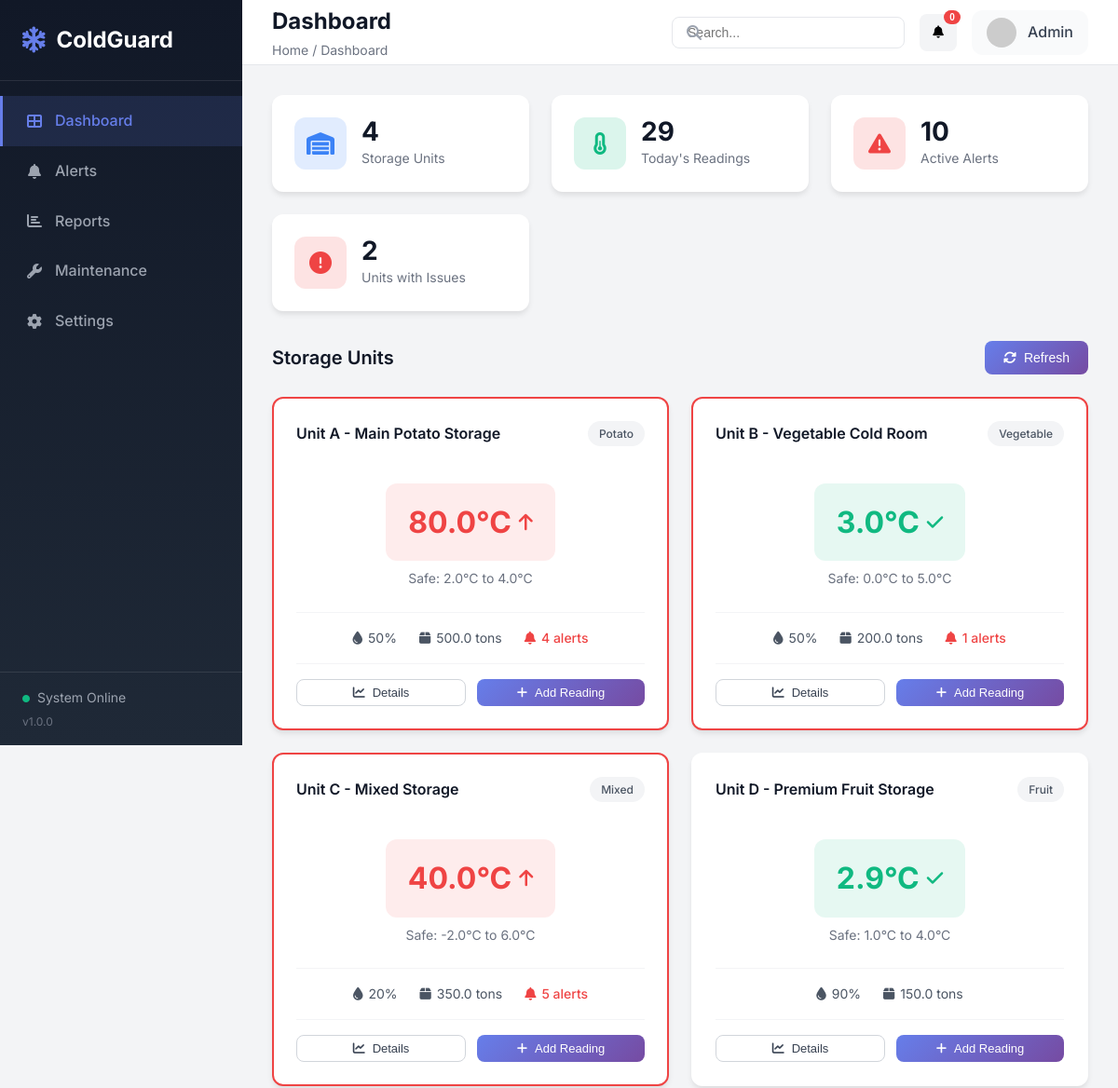
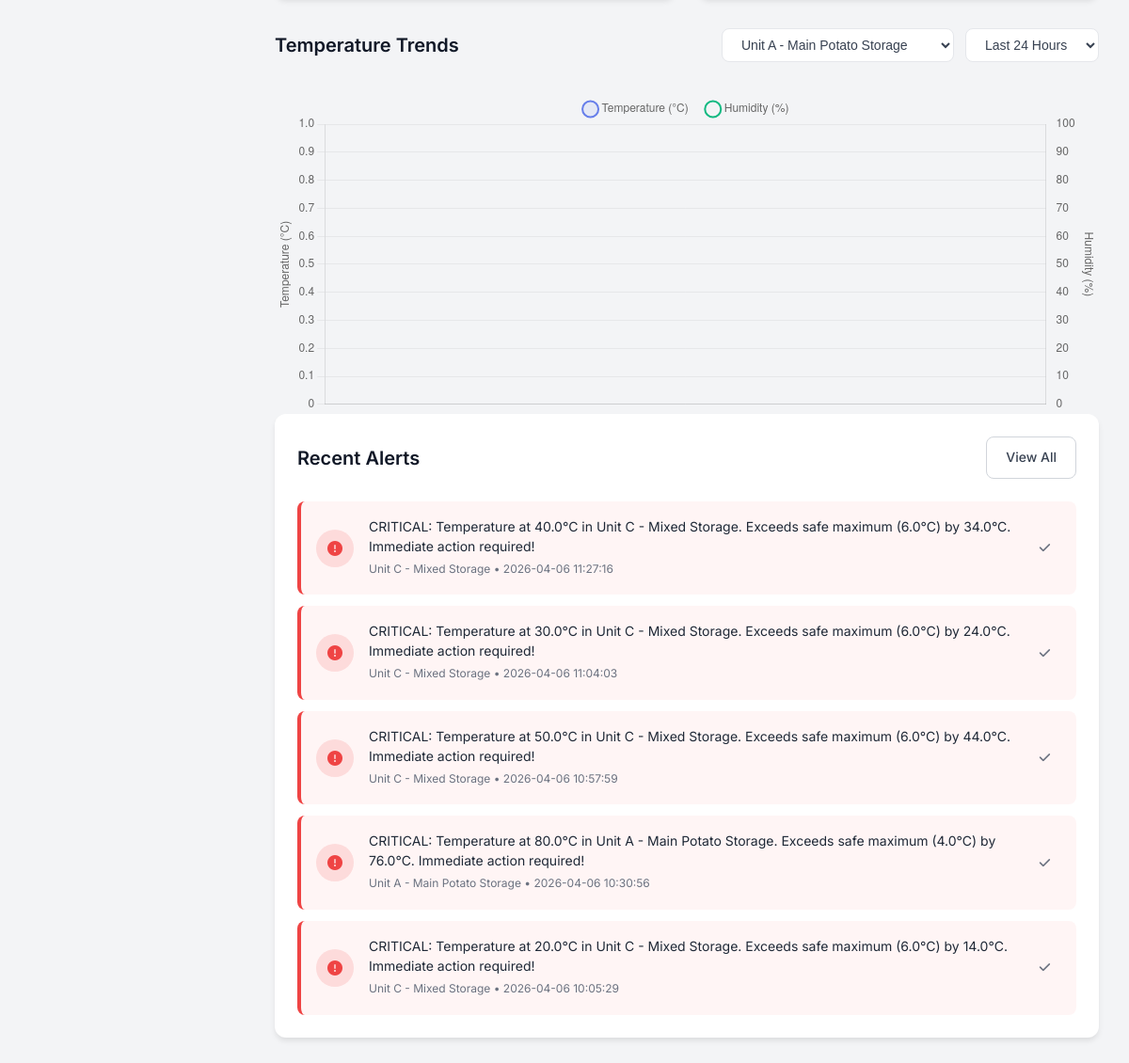
/dashboard, run on the app's committed database (2 pictures, top to bottom).
### tables this page shows
CREATE TABLE storage_units (
    id INTEGER PRIMARY KEY AUTOINCREMENT,
    name VARCHAR(100) NOT NULL,
    location VARCHAR(200),
    capacity_tons REAL,
    storage_type VARCHAR(50) DEFAULT 'Mixed',
    min_temp REAL DEFAULT -5.0,
    max_temp REAL DEFAULT 8.0,
    is_active BOOLEAN DEFAULT 1,
    created_at DATETIME DEFAULT CURRENT_TIMESTAMP,
    updated_at DATETIME DEFAULT CURRENT_TIMESTAMP
);

CREATE TABLE alerts (
    id INTEGER PRIMARY KEY AUTOINCREMENT,
    storage_unit_id INTEGER NOT NULL,
    alert_type VARCHAR(50) NOT NULL,
    severity VARCHAR(20) NOT NULL,
    message TEXT NOT NULL,
    temperature_reading REAL,
    is_acknowledged BOOLEAN DEFAULT 0,
    acknowledged_by VARCHAR(100),
    acknowledged_at DATETIME,
    created_at DATETIME DEFAULT CURRENT_TIMESTAMP,
    FOREIGN KEY (storage_unit_id) REFERENCES storage_units(id)
);

### app.py (the view)
@app.route('/dashboard')
def dashboard():
    units = get_all_storage_units()
    summary = get_dashboard_summary()
    active_alerts = get_active_alerts()[:5]  # Latest 5 alerts
    return render_template('dashboard.html',
                         units=units,
                         summary=summary,
                         alerts=active_alerts)

### models/database.py (called while the page is built)
@contextmanager
def get_db_connection():
    conn = sqlite3.connect(DATABASE_PATH)
    conn.row_factory = sqlite3.Row
    try:
        yield conn
    finally:
        conn.close()

def get_all_storage_units():
    with get_db_connection() as conn:
        cursor = conn.execute('''
            SELECT su.*,
                   (SELECT temperature FROM temperature_readings
                    WHERE storage_unit_id = su.id
                    ORDER BY recorded_at DESC LIMIT 1) as current_temp,
                   (SELECT humidity FROM temperature_readings
                    WHERE storage_unit_id = su.id
                    ORDER BY recorded_at DESC LIMIT 1) as current_humidity,
                   (SELECT COUNT(*) FROM alerts
                    WHERE storage_unit_id = su.id
                    AND is_acknowledged = 0) as active_alerts
            FROM storage_units su
            WHERE su.is_active = 1
            ORDER BY su.name
        ''')
        return [dict(row) for row in cursor.fetchall()]

def get_active_alerts():
    with get_db_connection() as conn:
        cursor = conn.execute('''
            SELECT a.*, su.name as unit_name
            FROM alerts a
            JOIN storage_units su ON a.storage_unit_id = su.id
            WHERE a.is_acknowledged = 0
            ORDER BY a.created_at DESC
        ''')
        return [dict(row) for row in cursor.fetchall()]

### templates/dashboard.html (shortened to what this page needs)
{% extends 'base.html' %}
{% block page_title %}Dashboard{% endblock %}
{% block breadcrumb %}Home / Dashboard{% endblock %}
{% block content %}
<div class="summary-cards">
    <div class="summary-card">
        <div class="card-icon blue">
            <i class="fas fa-warehouse"></i>
        </div>
        <div class="card-info">
            <h3>{{ summary.total_units }}</h3>
            <p>Storage Units</p>
        </div>
    </div>
    <div class="summary-card">
        <div class="card-icon green">
            <i class="fas fa-thermometer-half"></i>
        </div>
        <div class="card-info">
            <h3>{{ summary.today_readings }}</h3>
            <p>Today's Readings</p>
        </div>
    </div>
    <div class="summary-card {% if summary.active_alerts > 0 %}alert{% endif %}">
        <div class="card-icon {% if summary.active_alerts > 0 %}red{% else %}orange{% endif %}">
            <i class="fas fa-exclamation-triangle"></i>
        </div>
        <div class="card-info">
            <h3>{{ summary.active_alerts }}</h3>
            <p>Active Alerts</p>
        </div>
    </div>
    <div class="summary-card">
        <div class="card-icon {% if summary.units_with_issues > 0 %}red{% else %}purple{% endif %}">
            <i class="fas fa-exclamation-circle"></i>
        </div>
        <div class="card-info">
            <h3>{{ summary.units_with_issues }}</h3>
            <p>Units with Issues</p>
        </div>
    </div>
</div>
<div class="section-header">
    <h2>Storage Units</h2>
    <button class="btn btn-primary" onclick="refreshData()">
        <i class="fas fa-sync-alt"></i> Refresh
    </button>
</div>
<div class="units-grid">
    {% for unit in units %}
    <div class="unit-card {% if unit.active_alerts > 0 %}has-alert{% endif %}"
         data-unit-id="{{ unit.id }}">
        <div class="unit-header">
            <h3>{{ unit.name }}</h3>
            <span class="storage-type">{{ unit.storage_type }}</span>
        </div>
        <div class="unit-temp">
            <div class="temp-display {% if unit.current_temp is none %}no-data{% elif unit.current_temp > unit.max_temp or unit.current_temp < unit.min_temp %}danger{% else %}normal{% endif %}">
                <span class="temp-value">
                    {% if unit.current_temp is not none %}
                        {{ "%.1f"|format(unit.current_temp) }}°C
                    {% else %}
                        --
                    {% endif %}
                </span>
                <span class="temp-icon">
                    {% if unit.current_temp is not none and unit.current_temp > unit.max_temp %}
                        <i class="fas fa-arrow-up"></i>
                    {% elif unit.current_temp is not none and unit.current_temp < unit.min_temp %}
                        <i class="fas fa-arrow-down"></i>
                    {% else %}
                        <i class="fas fa-check"></i>
                    {% endif %}
                </span>
            </div>
            <div class="temp-range">
                Safe: {{ unit.min_temp }}°C to {{ unit.max_temp }}°C
            </div>
        </div>
                <div class="unit-stats">
                <div class="stat">
                    <i class="fas fa-tint"></i>
                    <span>{% if unit.current_humidity %}{{ "%.0f"|format(unit.current_humidity) }}%{% else %}--{% endif %}</span>
                </div>
                <div class="stat">
                    <i class="fas fa-box"></i>
                    <span>{{ unit.capacity_tons }} tons</span>
                </div>
                {% if unit.active_alerts > 0 %}
                <div class="stat alert">
                    <i class="fas fa-bell"></i>
                    <span>{{ unit.active_alerts }} alerts</span>
                </div>
                {% endif %}
            </div>
            <div class="unit-actions">
                <button class="btn btn-sm btn-outline" onclick="showUnitDetails({{ unit.id }})">
                    <i class="fas fa-chart-line"></i> Details
                </button>
                <button class="btn btn-sm btn-primary" onclick="openAddReading({{ unit.id }})">
                    <i class="fas fa-plus"></i> Add Reading
                </button>
            </div>
    </div>
    {% endfor %}
</div>
<div class="chart-section">
    <div class="section-header">
        <h2>Temperature Trends</h2>
        <div class="chart-controls">
            <select id="chartUnitSelect" onchange="updateChart()">
                {% for unit in units %}
                <option value="{{ unit.id }}">{{ unit.name }}</option>
                {% endfor %}
            </select>
            <select id="chartTimeRange" onchange="updateChart()">
                <option value="24" selected>Last 24 Hours</option>
            </select>
        </div>
    </div>
    <div class="chart-container">
        <canvas id="temperatureChart"></canvas>
    </div>
</div>
<div class="alerts-section">
    <div class="section-header">
        <h2>Recent Alerts</h2>
        <a href="{{ url_for('alerts_page') }}" class="btn btn-outline">View All</a>
    </div>
    <div class="alerts-list">
        {% if alerts %}
            {% for alert in alerts %}
            <div class="alert-item {{ alert.severity }}">
                <div class="alert-icon">
                    {% if alert.severity == 'critical' %}
                        <i class="fas fa-exclamation-circle"></i>
                    {% elif alert.severity == 'warning' %}
                        <i class="fas fa-exclamation-triangle"></i>
                    {% else %}
                        <i class="fas fa-info-circle"></i>
                    {% endif %}
                </div>
                <div class="alert-content">
                    <p class="alert-message">{{ alert.message }}</p>
                    <span class="alert-meta">
                        {{ alert.unit_name }} • {{ alert.created_at }}
                    </span>
                </div>
                <button class="btn btn-sm btn-ghost" onclick="acknowledgeAlert({{ alert.id }})">
                    <i class="fas fa-check"></i>
                </button>
            </div>
            {% endfor %}
        {% else %}
            <div class="no-alerts">
                <i class="fas fa-check-circle"></i>
                <p>No active alerts. All systems normal.</p>
            </div>
        {% endif %}
    </div>
</div>
{% endblock %}
{% block scripts %}
<script>
// Initialize dashboard
document.addEventListener('DOMContentLoaded', function() {
    initTemperatureChart();
    updateAlertBadge();
    // Auto-refresh every 60 seconds
    setInterval(refreshData, 60000);
});
</script>
{% endblock %}

### templates/base.html (shortened to what this page needs)
<!DOCTYPE html>
<html lang="en">
<head>
    <link rel="stylesheet" href="{{ url_for('static', filename='style.css') }}">
    <link rel="stylesheet" href="https://cdnjs.cloudflare.com/ajax/libs/font-awesome/6.4.0/css/all.min.css">
</head>
<body>
    <div class="app-container">
        <aside class="sidebar">
            <div class="sidebar-header">
                <div class="logo">
                    <i class="fas fa-snowflake"></i>
                    <span>ColdGuard</span>
                </div>
            </div>
            <nav class="sidebar-nav">
                <a href="{{ url_for('dashboard') }}" class="nav-item {% if request.endpoint == 'dashboard' %}active{% endif %}">
                    <i class="fas fa-th-large"></i>
                    <span>Dashboard</span>
                </a>
                <a href="{{ url_for('alerts_page') }}" class="nav-item {% if request.endpoint == 'alerts_page' %}active{% endif %}">
                    <i class="fas fa-bell"></i>
                    <span>Alerts</span>
                </a>
                <a href="{{ url_for('reports_page') }}" class="nav-item {% if request.endpoint == 'reports_page' %}active{% endif %}">
                    <i class="fas fa-chart-bar"></i>
                    <span>Reports</span>
                </a>
                <a href="{{ url_for('maintenance_page') }}" class="nav-item {% if request.endpoint == 'maintenance_page' %}active{% endif %}">
                    <i class="fas fa-wrench"></i>
                    <span>Maintenance</span>
                </a>
                <a href="{{ url_for('settings_page') }}" class="nav-item {% if request.endpoint == 'settings_page' %}active{% endif %}">
                    <i class="fas fa-cog"></i>
                    <span>Settings</span>
                </a>
            </nav>
            <div class="sidebar-footer">
                <div class="system-status">
                    <i class="fas fa-circle status-online"></i>
                    <span>System Online</span>
                </div>
                <div class="version">v1.0.0</div>
            </div>
        </aside>
        <main class="main-content">
            <header class="top-bar">
                <div class="page-title">
                    <h1>{% block page_title %}Dashboard{% endblock %}</h1>
                    <p class="breadcrumb">{% block breadcrumb %}Home{% endblock %}</p>
                </div>
                <div class="top-bar-actions">
                    <div class="search-box">
                        <i class="fas fa-search"></i>
                        <input type="text" placeholder="Search...">
                    </div>
                    <button class="notification-btn" id="notificationBtn">
                        <i class="fas fa-bell"></i>
                        <span class="notification-badge" id="alertBadge">0</span>
                    </button>
                    <div class="user-menu">
                        <img src="https://ui-avatars.com/api/?name=Admin&background=667eea&color=fff" alt="User">
                        <span>Admin</span>
                    </div>
                </div>
            </header>
            <div class="page-content">
                {% block content %}{% endblock %}
            </div>
        </main>
    </div>
    {% block scripts %}{% endblock %}
</body>
</html>

### data on the page
storage_units: name "Unit A - Main Potato Storage", storage_type "Potato", current_temp "80.0", min_temp "2.0", max_temp "4.0", current_humidity "50", capacity_tons "500.0", active_alerts "4"
storage_units: name "Unit B - Vegetable Cold Room", storage_type "Vegetable", current_temp "3.0", min_temp "0.0", max_temp "5.0", current_humidity "50", capacity_tons "200.0", active_alerts "1"
storage_units: name "Unit C - Mixed Storage", storage_type "Mixed", current_temp "40.0", min_temp "-2.0", max_temp "6.0", current_humidity "20", capacity_tons "350.0", active_alerts "5"
storage_units: name "Unit D - Premium Fruit Storage", storage_type "Fruit", current_temp "2.9", min_temp "1.0", max_temp "4.0", current_humidity "90", capacity_tons "150.0"
alerts: severity "critical" (drawn), message "CRITICAL: Temperature at 40.0°C in Unit C - Mixed Storage. Exceeds safe maximum (6.0°C) by 34.0°C. Immediate action required!", unit_name "Unit C - Mixed Storage", created_at "2026-04-06 11:27:16"
alerts: severity "critical" (drawn), message "CRITICAL: Temperature at 30.0°C in Unit C - Mixed Storage. Exceeds safe maximum (6.0°C) by 24.0°C. Immediate action required!", unit_name "Unit C - Mixed Storage", created_at "2026-04-06 11:04:03"
alerts: severity "critical" (drawn), message "CRITICAL: Temperature at 50.0°C in Unit C - Mixed Storage. Exceeds safe maximum (6.0°C) by 44.0°C. Immediate action required!", unit_name "Unit C - Mixed Storage", created_at "2026-04-06 10:57:59"
alerts: severity "critical" (drawn), message "CRITICAL: Temperature at 80.0°C in Unit A - Main Potato Storage. Exceeds safe maximum (4.0°C) by 76.0°C. Immediate action required!", unit_name "Unit A - Main Potato Storage", created_at "2026-04-06 10:30:56"
alerts: severity "critical" (drawn), message "CRITICAL: Temperature at 20.0°C in Unit C - Mixed Storage. Exceeds safe maximum (6.0°C) by 14.0°C. Immediate action required!", unit_name "Unit C - Mixed Storage", created_at "2026-04-06 10:05:29"

### other printed values
{{ summary.total_units }} "4"
{{ summary.today_readings }} "29"
{{ summary.active_alerts }} "10"
{{ summary.units_with_issues }} "2"
form field value "Unit A - Main Potato Storage"
